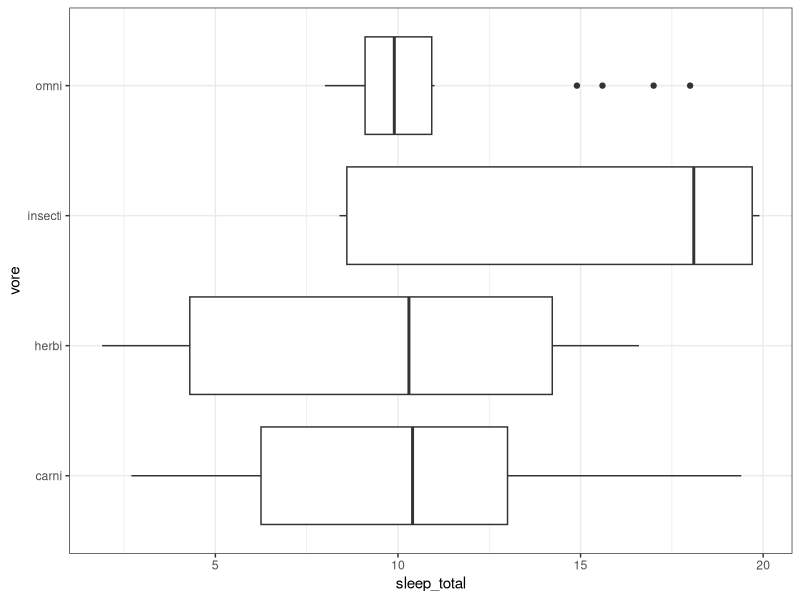
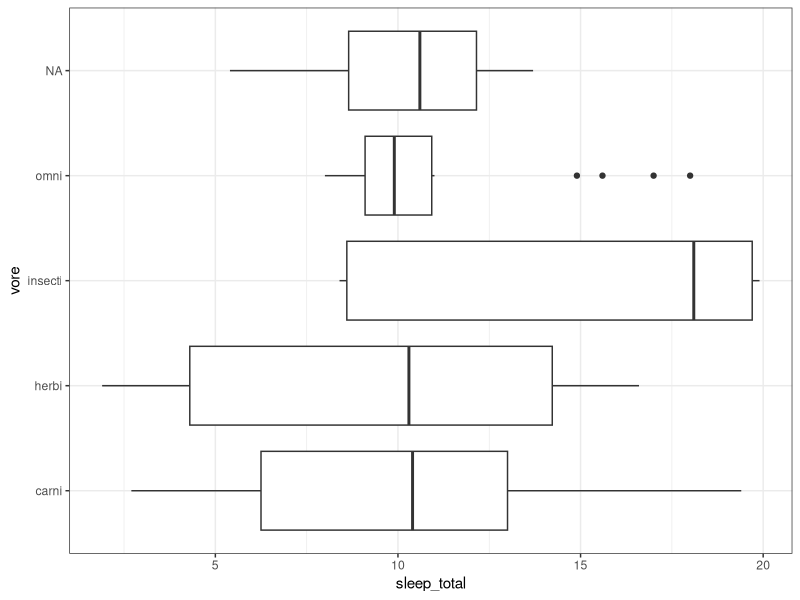
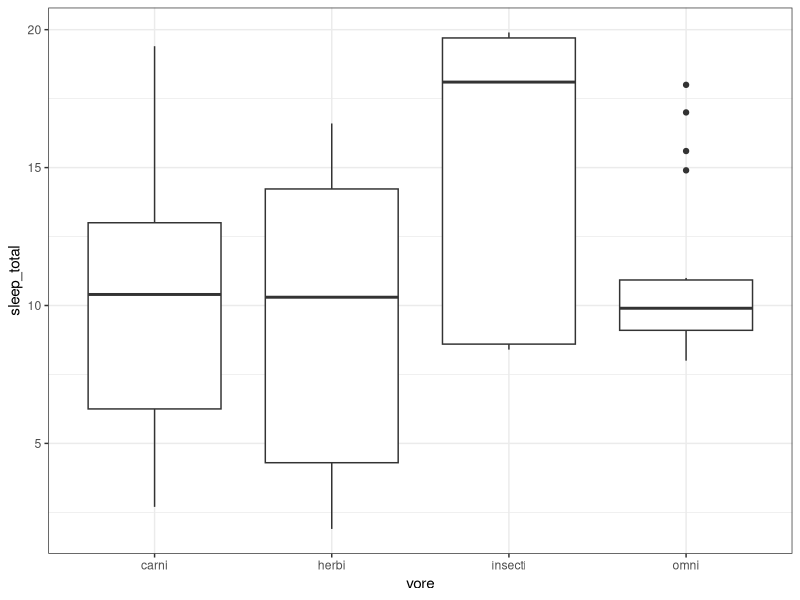
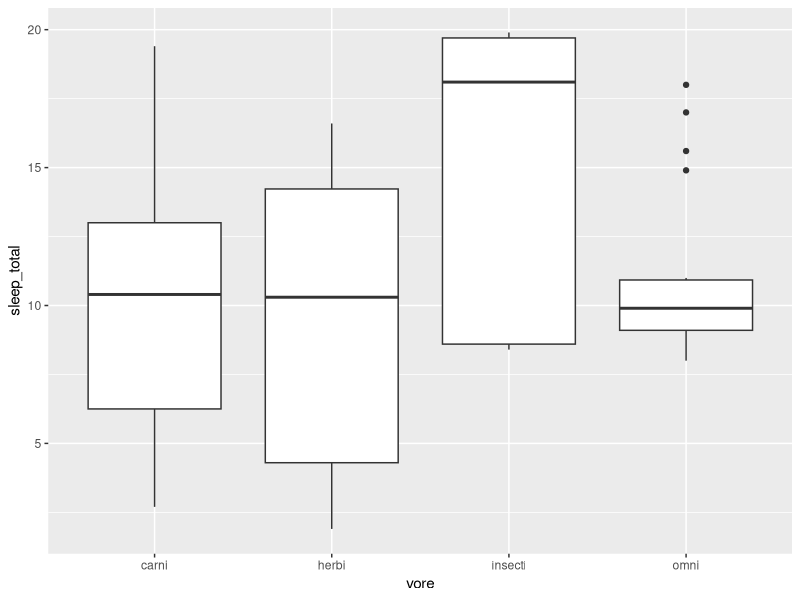
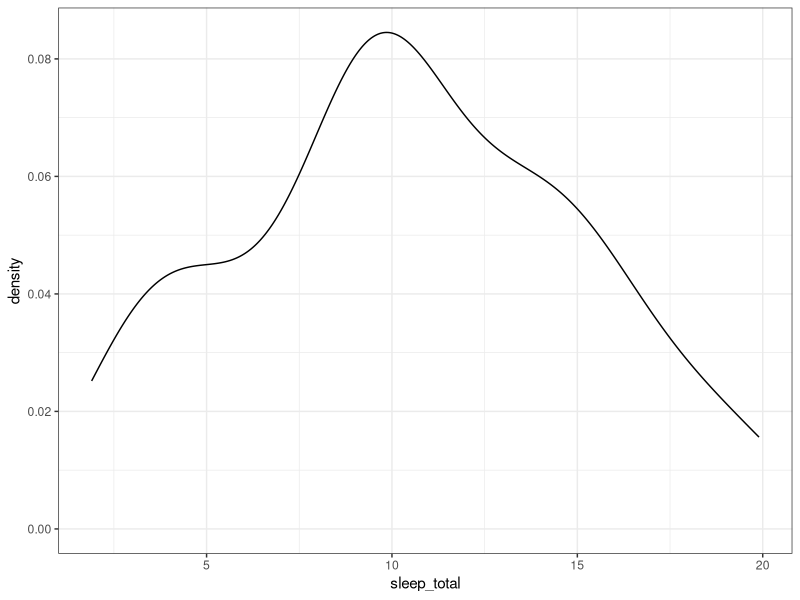
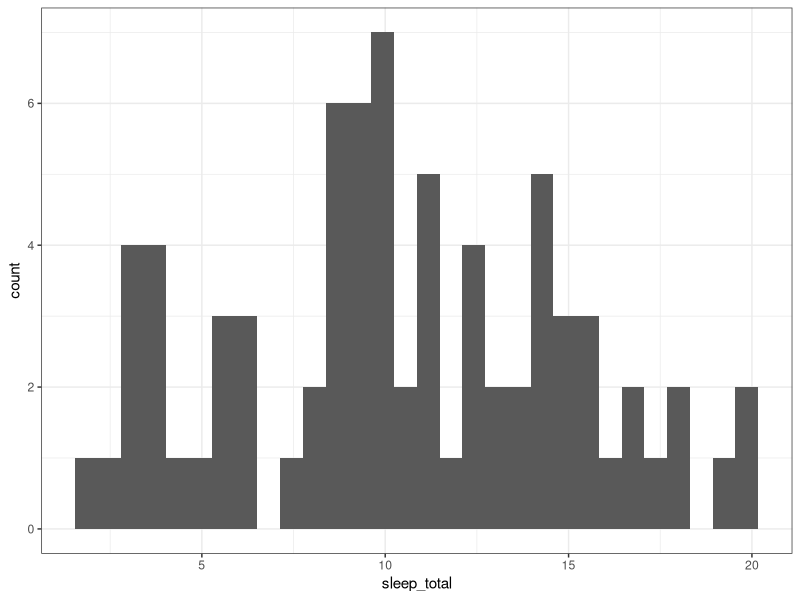

Generate these figures, in order, with R:
## Box Plot
library(tidyverse)

# One Numeric and One Categorical Variables

### Type - 1  # with drop_na(vore)
msleep %>% 
  drop_na(vore) %>% 
  ggplot(aes(vore, sleep_total)) +
  geom_boxplot() +
  coord_flip() +
  theme_bw()


### Type - 2 # without drop_na(vore)
msleep %>% 
  #drop_na(vore) %>% 
  ggplot(aes(vore, sleep_total)) +
  geom_boxplot() +
  coord_flip() +
  theme_bw()



### Type - 3 why vore goes to y-axis? (coord_flip)
msleep %>% 
  drop_na(vore) %>% 
  ggplot(aes(vore, sleep_total)) +
  geom_boxplot() +
  #coord_flip() +
  theme_bw()

# we highly recommend to use coord_flip() for boxplot

### Type - 4  # removing theme
msleep %>% 
  drop_na(vore) %>% 
  ggplot(aes(vore, sleep_total)) +
  geom_boxplot() 
  #coord_flip() +
  #theme_bw()


### Type - 5 use different geometry for same code

# Density plot

msleep %>% 
  drop_na(vore) %>% 
  ggplot(aes(sleep_total)) +
  geom_density() +
  #facet_wrap(~vore) +
  theme_bw() 

# density plot are actually representation of 
# probablity of the histogram itself
# y-axis represent probability between 0 to 1

# Histogram
msleep %>% 
  drop_na(vore) %>% 
  ggplot(aes(sleep_total)) +
  geom_histogram() +
  #facet_wrap(~vore) +
  theme_bw() 
